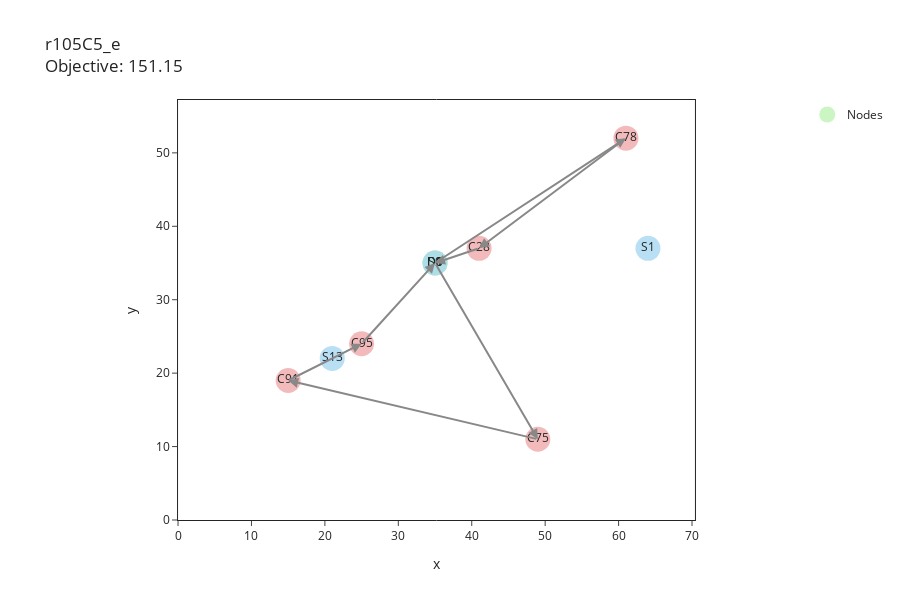

Notebook cell for this chart:
### Code cell
plot_interactive_graph(m.data['V'], e=e_flat, obj=m.instance.obj(), instance_name=m.instance_name)

### Figure 1 — Plotly figure (JSON) as saved in the notebook; plotly's stock layout.template omitted (floating-point values rounded to 4 significant figures)
{"data": [{"customdata": [[["start"]], [["end"]], [["s"]], [["s"]], [["s"]], [["m"]], [["m"]], [["m"]], [["m"]], [["m"]]], "hoverinfo": "none", "hovertemplate": "<b>%{text}</b>: %{customdata[0]}<br>X: %{x}<br>Y: %{y}", "marker": {"color": ["rgba(191, 243, 180, 0.8)", "rgba(191, 243, 180, 0.8)", "rgba(167, 215, 241, 0.8)", "rgba(167, 215, 241, 0.8)", "rgba(167, 215, 241, 0.8)", "rgba(240, 169, 171, 0.8)", "rgba(240, 169, 171, 0.8)", "rgba(240, 169, 171, 0.8)", "rgba(240, 169, 171, 0.8)", "rgba(240, 169, 171, 0.8)"], "size": 25}, "mode": "markers+text", "name": "Nodes", "showlegend": true, "text": ["D0", "D1", "S0", "S1", "S13", "C91", "C28", "C75", "C78", "C95"], "type": "scatter", "x": [35, 35, 35, 64, 21, 15, 41, 49, 61, 25], "y": [35, 35, 35, 37, 22, 19, 37, 11, 52, 24]}], "layout": {"annotations": [{"arrowcolor": "#888", "arrowhead": 2, "arrowsize": 1, "arrowwidth": 2, "ax": 41, "axref": "x", "ay": 37, "ayref": "y", "showarrow": true, "text": "", "x": 35, "xref": "x", "y": 35, "yref": "y"}, {"arrowcolor": "#888", "arrowhead": 2, "arrowsize": 1, "arrowwidth": 2, "ax": 25, "axref": "x", "ay": 24, "ayref": "y", "showarrow": true, "text": "", "x": 35, "xref": "x", "y": 35, "yref": "y"}, {"arrowcolor": "#888", "arrowhead": 2, "arrowsize": 1, "arrowwidth": 2, "ax": 49, "axref": "x", "ay": 11, "ayref": "y", "showarrow": true, "text": "", "x": 15, "xref": "x", "y": 19, "yref": "y"}, {"arrowcolor": "#888", "arrowhead": 2, "arrowsize": 1, "arrowwidth": 2, "ax": 61, "axref": "x", "ay": 52, "ayref": "y", "showarrow": true, "text": "", "x": 41, "xref": "x", "y": 37, "yref": "y"}, {"arrowcolor": "#888", "arrowhead": 2, "arrowsize": 1, "arrowwidth": 2, "ax": 35, "axref": "x", "ay": 35, "ayref": "y", "showarrow": true, "text": "", "x": 49, "xref": "x", "y": 11, "yref": "y"}, {"arrowcolor": "#888", "arrowhead": 2, "arrowsize": 1, "arrowwidth": 2, "ax": 35, "axref": "x", "ay": 35, "ayref": "y", "showarrow": true, "text": "", "x": 61, "xref": "x", "y": 52, "yref": "y"}, {"arrowcolor": "#888", "arrowhead": 2, "arrowsize": 1, "arrowwidth": 2, "ax": 15, "axref": "x", "ay": 19, "ayref": "y", "showarrow": true, "text": "", "x": 25, "xref": "x", "y": 24, "yref": "y"}], "height": 600, "showlegend": true, "title": {"text": "r105C5_e<br>Objective: 151.15"}, "xaxis": {"anchor": "y", "constrain": "domain", "domain": [0, 1], "mirror": true, "range": [0, 70.4], "showline": true, "ticks": "outside", "title": {"text": "x"}}, "yaxis": {"anchor": "x", "domain": [0, 1], "mirror": true, "range": [0, 57.2], "scaleanchor": "x", "scaleratio": 1, "showline": true, "ticks": "outside", "title": {"text": "y"}}}}
